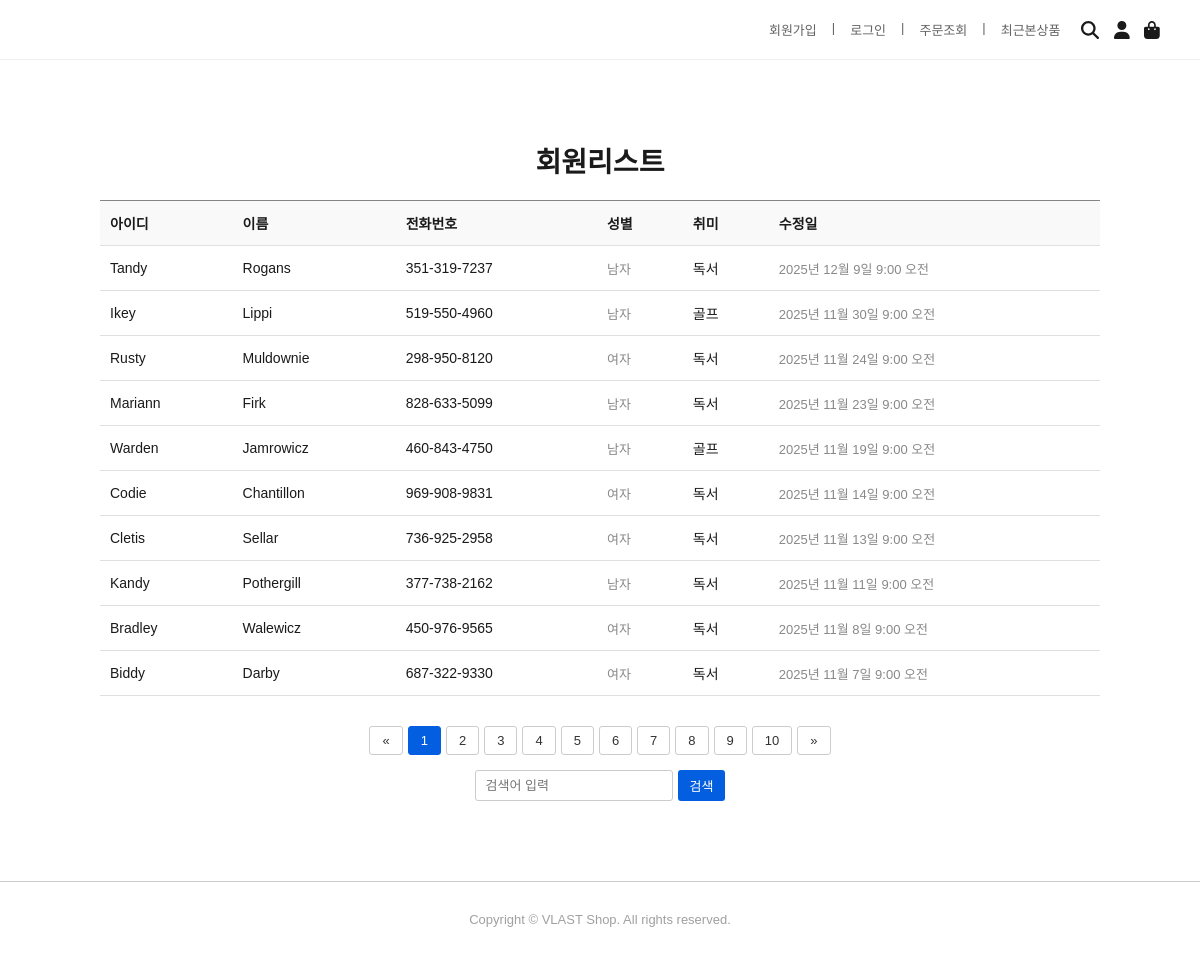
The page /member/list/ on the database its author committed.
### member/models.py (models this page shows, shortened)
class Member(models.Model):
    id = models.CharField(max_length=50, primary_key=True)
    pw = models.CharField(max_length=100)
    name = models.CharField(max_length=50)
    phone = models.CharField(max_length=13, default='010-0000-0000')
    gender = models.CharField(max_length=10, default='남자')
    hobby = models.CharField(max_length=100, default='게임')
    mdate = models.DateTimeField(auto_now=True)

### member/views.py (the view)
# urls.py: path('list/', views.list, name='list'),
def list(request):
    qs = Member.objects.all().order_by('-mdate')
    paginator = Paginator(qs, 10)
    page = request.GET.get('page', 1) # GET 파라미터에서 'page' 값을 가져옴, 기본값은 1
    try:
        list = paginator.page(page)
    except PageNotAnInteger:
        list = paginator.page(1)
    except EmptyPage:
        list = paginator.page(paginator.num_pages)
    context = {
        'list': list,
        'page' : page
        }
    return render(request, 'member/board.html', context)

### member/templates/member/board.html (shortened to what this page needs)
<!DOCTYPE html>
<html lang="ko">
<head>
  <link rel="stylesheet" href="/static/css/board.css">
</head>
<body>
  <div class="header">
    <div class="top-menu">
      <a href="#">회원가입</a> |
      <a href="/member/login">로그인</a> |
      <a href="#">주문조회</a> |
      <a href="#">최근본상품</a>
    </div>
    <div class="icons">
      <i class="fas fa-search"></i>
      <i class="fas fa-user"></i>
      <i class="fas fa-shopping-bag"></i>
    </div>
  </div>
  <div class="board-container">
    <div class="board-title">회원리스트</div>
    <table class="board-table">
      <thead>
        <tr>
          <th>아이디</th>
          <th>이름</th>
          <th>전화번호</th>
          <th>성별</th>
          <th>취미</th>
          <th>수정일</th>
        </tr>
      </thead>
      <tbody>
        {% for m in list %}
        <tr>
          <td>{{m.id}}</td>
          <td class="title"><a href="#">{{m.name}}</a></td>
          <td>{{m.phone}}</td>
          <td class="views">{{m.gender}}</td>
          <td>{{m.hobby}}</td>
          <td class="date">{{m.mdate}}</td>
        </tr>
        {% endfor %}
      </tbody>
    </table>
    <div class="board-footer" >
        <div class="pagination">
            {% if list.has_previous %}
                <a href="{% url 'member:list' %}?page={{ list.previous_page_number }}">&laquo;</a>
            {% else %}
                <a href="#" class="disabled">&laquo;</a>
            {% endif %}
            {% for i in list.paginator.page_range %}
                {% if list.number == i %}
                    <a href="#" class="active">{{ i }}</a>
                {% else %}
                    <a href="{% url 'member:list' %}?page={{ i }}">{{ i }}</a>
                {% endif %}
            {% endfor %}
            {% if list.has_next %}
                <a href="{% url 'member:list' %}?page={{ list.next_page_number }}">&raquo;</a>
            {% else %}
                <a href="#" class="disabled">&raquo;</a>
            {% endif %}
        </div>
        <div class="search-box">
            <input type="text" placeholder="검색어 입력">
            <button>검색</button>
        </div>
    </div>
  </div>
  <footer>
    Copyright © VLAST Shop. All rights reserved.
  </footer>
</body>
</html>

### static/css/board.css (style rules this page uses)
body { font-family: 'Arial', sans-serif; margin: 0; padding: 0; background: #fff; color: #1a1a1a; }
.header { width: 100%; height: 60px; display: flex; justify-content: flex-end; align-items: center; padding: 0 40px; box-sizing: border-box; border-bottom: 1px solid #f0f0f0; }
.top-menu { display: flex; gap: 15px; font-size: 13px; color: #636363; margin-right: 20px; }
.top-menu a { text-decoration: none; color: #636363; }
.icons { display: flex; gap: 15px; font-size: 18px; cursor: pointer; }
.board-container { max-width: 1000px; margin: 80px auto; padding: 0 20px; }
.board-title { font-size: 28px; font-weight: bold; margin-bottom: 20px; text-align: center; }
table.board-table { width: 100%; border-collapse: collapse; font-size: 14px; }
.board-table th, .board-table td { border-bottom: 1px solid #e0e0e0; padding: 12px 10px; text-align: left; }
.board-table th { background-color: #f9f9f9; font-weight: 600; border-top:1px solid #848484; }
.board-table td.title a { color: #1a1a1a; text-decoration: none; }
.board-table td.date, .board-table td.views { color: #888; font-size: 13px; }
.board-footer { margin-top: 30px; display: flex; justify-content: space-between; align-items: center; flex-wrap: wrap; gap: 10px; }
.pagination { display: flex; gap: 5px; justify-content: center; }
.pagination a { padding: 6px 12px; text-decoration: none; border: 1px solid #ccc; color: #333; font-size: 13px; border-radius: 3px; }
.pagination a.active { background-color: #035fe0; color: white; border-color: #035fe0; }
.search-box { display: flex; gap: 5px; justify-content: center; }
.search-box input { padding: 6px 10px; border: 1px solid #ccc; border-radius: 3px; font-size: 13px; }
.search-box button { padding: 6px 12px; background-color: #035fe0; color: white; border: none; border-radius: 3px; font-size: 13px; cursor: pointer; }
.board-footer { margin-top: 30px; display: flex; flex-direction: column; align-items: center; gap: 15px; }
footer { border-top: 1px solid #ccc; padding: 30px; text-align: center; font-size: 13px; color: #A0A0A0; }

### rows shown on the page
Member: id "Tandy", name "Rogans", phone "351-319-7237", gender "남자", hobby "독서", mdate "2025년 12월 9일 9:00 오전"
Member: id "Ikey", name "Lippi", phone "519-550-4960", gender "남자", hobby "골프", mdate "2025년 11월 30일 9:00 오전"
Member: id "Rusty", name "Muldownie", phone "298-950-8120", gender "여자", hobby "독서", mdate "2025년 11월 24일 9:00 오전"
Member: id "Mariann", name "Firk", phone "828-633-5099", gender "남자", hobby "독서", mdate "2025년 11월 23일 9:00 오전"
Member: id "Warden", name "Jamrowicz", phone "460-843-4750", gender "남자", hobby "골프", mdate "2025년 11월 19일 9:00 오전"
Member: id "Codie", name "Chantillon", phone "969-908-9831", gender "여자", hobby "독서", mdate "2025년 11월 14일 9:00 오전"
Member: id "Cletis", name "Sellar", phone "736-925-2958", gender "여자", hobby "독서", mdate "2025년 11월 13일 9:00 오전"
Member: id "Kandy", name "Pothergill", phone "377-738-2162", gender "남자", hobby "독서", mdate "2025년 11월 11일 9:00 오전"
Member: id "Bradley", name "Walewicz", phone "450-976-9565", gender "여자", hobby "독서", mdate "2025년 11월 8일 9:00 오전"
Member: id "Biddy", name "Darby", phone "687-322-9330", gender "여자", hobby "독서", mdate "2025년 11월 7일 9:00 오전"

### other values the page prints
{{ i }} "1"
{{ i }} "2" "3" "4" "5" "6" "7" "8" "9" "10"
